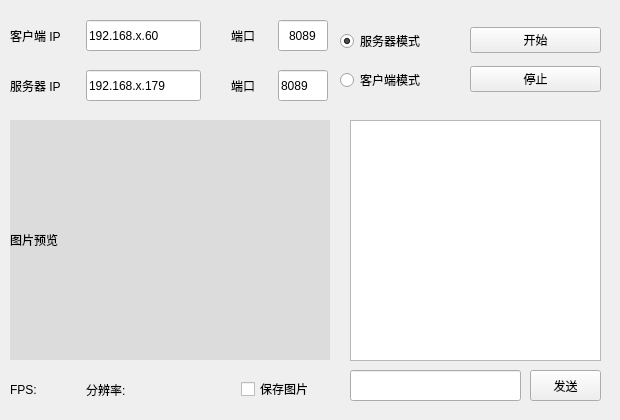
<?xml version="1.0" encoding="UTF-8"?>
<ui version="4.0">
 <class>tcpui</class>
 <widget class="QWidget" name="tcpui">
  <property name="geometry">
   <rect>
    <x>0</x>
    <y>0</y>
    <width>620</width>
    <height>420</height>
   </rect>
  </property>
  <property name="sizePolicy">
   <sizepolicy hsizetype="Minimum" vsizetype="Minimum">
    <horstretch>0</horstretch>
    <verstretch>0</verstretch>
   </sizepolicy>
  </property>
  <property name="minimumSize">
   <size>
    <width>620</width>
    <height>420</height>
   </size>
  </property>
  <property name="maximumSize">
   <size>
    <width>620</width>
    <height>420</height>
   </size>
  </property>
  <property name="sizeIncrement">
   <size>
    <width>620</width>
    <height>420</height>
   </size>
  </property>
  <property name="baseSize">
   <size>
    <width>620</width>
    <height>420</height>
   </size>
  </property>
  <property name="windowTitle">
   <string>tcpui</string>
  </property>
  <widget class="QLabel" name="image_label">
   <property name="geometry">
    <rect>
     <x>10</x>
     <y>120</y>
     <width>320</width>
     <height>240</height>
    </rect>
   </property>
   <property name="sizePolicy">
    <sizepolicy hsizetype="Preferred" vsizetype="Preferred">
     <horstretch>160</horstretch>
     <verstretch>120</verstretch>
    </sizepolicy>
   </property>
   <property name="minimumSize">
    <size>
     <width>320</width>
     <height>240</height>
    </size>
   </property>
   <property name="maximumSize">
    <size>
     <width>320</width>
     <height>240</height>
    </size>
   </property>
   <property name="styleSheet">
    <string notr="true">background-color:rgb(220, 220, 220)</string>
   </property>
   <property name="text">
    <string>图片预览</string>
   </property>
  </widget>
  <widget class="QTextBrowser" name="textBrowser">
   <property name="geometry">
    <rect>
     <x>350</x>
     <y>120</y>
     <width>251</width>
     <height>241</height>
    </rect>
   </property>
  </widget>
  <widget class="QLineEdit" name="sendEdit">
   <property name="geometry">
    <rect>
     <x>350</x>
     <y>370</y>
     <width>171</width>
     <height>31</height>
    </rect>
   </property>
  </widget>
  <widget class="QWidget" name="layoutWidget">
   <property name="geometry">
    <rect>
     <x>10</x>
     <y>20</y>
     <width>191</width>
     <height>31</height>
    </rect>
   </property>
   <layout class="QHBoxLayout" name="horizontalLayout">
    <item>
     <widget class="QLabel" name="client_ip">
      <property name="sizePolicy">
       <sizepolicy hsizetype="Minimum" vsizetype="Preferred">
        <horstretch>0</horstretch>
        <verstretch>0</verstretch>
       </sizepolicy>
      </property>
      <property name="maximumSize">
       <size>
        <width>70</width>
        <height>16777215</height>
       </size>
      </property>
      <property name="text">
       <string>客户端 IP</string>
      </property>
     </widget>
    </item>
    <item>
     <widget class="QLineEdit" name="server_ip_edit">
      <property name="sizePolicy">
       <sizepolicy hsizetype="Minimum" vsizetype="Preferred">
        <horstretch>0</horstretch>
        <verstretch>0</verstretch>
       </sizepolicy>
      </property>
      <property name="maximumSize">
       <size>
        <width>120</width>
        <height>16777215</height>
       </size>
      </property>
      <property name="text">
       <string>192.168.x.60</string>
      </property>
     </widget>
    </item>
   </layout>
  </widget>
  <widget class="QWidget" name="layoutWidget">
   <property name="geometry">
    <rect>
     <x>230</x>
     <y>20</y>
     <width>101</width>
     <height>31</height>
    </rect>
   </property>
   <layout class="QHBoxLayout" name="horizontalLayout_2">
    <item>
     <widget class="QLabel" name="server_port">
      <property name="sizePolicy">
       <sizepolicy hsizetype="Minimum" vsizetype="Preferred">
        <horstretch>0</horstretch>
        <verstretch>0</verstretch>
       </sizepolicy>
      </property>
      <property name="maximumSize">
       <size>
        <width>40</width>
        <height>50</height>
       </size>
      </property>
      <property name="text">
       <string>端口</string>
      </property>
     </widget>
    </item>
    <item>
     <widget class="QLineEdit" name="server_port_edit">
      <property name="sizePolicy">
       <sizepolicy hsizetype="Minimum" vsizetype="Preferred">
        <horstretch>0</horstretch>
        <verstretch>0</verstretch>
       </sizepolicy>
      </property>
      <property name="minimumSize">
       <size>
        <width>0</width>
        <height>0</height>
       </size>
      </property>
      <property name="maximumSize">
       <size>
        <width>50</width>
        <height>50</height>
       </size>
      </property>
      <property name="layoutDirection">
       <enum>Qt::LeftToRight</enum>
      </property>
      <property name="text">
       <string>8089</string>
      </property>
      <property name="alignment">
       <set>Qt::AlignCenter</set>
      </property>
     </widget>
    </item>
   </layout>
  </widget>
  <widget class="QWidget" name="layoutWidget">
   <property name="geometry">
    <rect>
     <x>10</x>
     <y>70</y>
     <width>191</width>
     <height>31</height>
    </rect>
   </property>
   <layout class="QHBoxLayout" name="horizontalLayout_3">
    <item>
     <widget class="QLabel" name="server_ip">
      <property name="sizePolicy">
       <sizepolicy hsizetype="Minimum" vsizetype="Preferred">
        <horstretch>0</horstretch>
        <verstretch>0</verstretch>
       </sizepolicy>
      </property>
      <property name="maximumSize">
       <size>
        <width>70</width>
        <height>16777215</height>
       </size>
      </property>
      <property name="text">
       <string>服务器 IP</string>
      </property>
     </widget>
    </item>
    <item>
     <widget class="QLineEdit" name="client_ip_edit">
      <property name="sizePolicy">
       <sizepolicy hsizetype="Minimum" vsizetype="Preferred">
        <horstretch>0</horstretch>
        <verstretch>0</verstretch>
       </sizepolicy>
      </property>
      <property name="maximumSize">
       <size>
        <width>120</width>
        <height>16777215</height>
       </size>
      </property>
      <property name="text">
       <string>192.168.x.179</string>
      </property>
     </widget>
    </item>
   </layout>
  </widget>
  <widget class="QWidget" name="layoutWidget">
   <property name="geometry">
    <rect>
     <x>230</x>
     <y>70</y>
     <width>101</width>
     <height>31</height>
    </rect>
   </property>
   <layout class="QHBoxLayout" name="horizontalLayout_4">
    <item>
     <widget class="QLabel" name="client_port">
      <property name="sizePolicy">
       <sizepolicy hsizetype="Minimum" vsizetype="Preferred">
        <horstretch>0</horstretch>
        <verstretch>0</verstretch>
       </sizepolicy>
      </property>
      <property name="maximumSize">
       <size>
        <width>40</width>
        <height>50</height>
       </size>
      </property>
      <property name="text">
       <string>端口</string>
      </property>
     </widget>
    </item>
    <item>
     <widget class="QLineEdit" name="client_port_edit">
      <property name="sizePolicy">
       <sizepolicy hsizetype="Minimum" vsizetype="Preferred">
        <horstretch>0</horstretch>
        <verstretch>0</verstretch>
       </sizepolicy>
      </property>
      <property name="minimumSize">
       <size>
        <width>0</width>
        <height>0</height>
       </size>
      </property>
      <property name="maximumSize">
       <size>
        <width>50</width>
        <height>50</height>
       </size>
      </property>
      <property name="text">
       <string>8089</string>
      </property>
     </widget>
    </item>
   </layout>
  </widget>
  <widget class="QWidget" name="layoutWidget">
   <property name="geometry">
    <rect>
     <x>340</x>
     <y>20</y>
     <width>111</width>
     <height>81</height>
    </rect>
   </property>
   <layout class="QVBoxLayout" name="verticalLayout">
    <item>
     <widget class="QRadioButton" name="server_mode_check">
      <property name="text">
       <string>服务器模式</string>
      </property>
      <property name="checked">
       <bool>true</bool>
      </property>
     </widget>
    </item>
    <item>
     <widget class="QRadioButton" name="client_mode_check">
      <property name="text">
       <string>客户端模式</string>
      </property>
     </widget>
    </item>
   </layout>
  </widget>
  <widget class="QWidget" name="layoutWidget">
   <property name="geometry">
    <rect>
     <x>470</x>
     <y>20</y>
     <width>131</width>
     <height>81</height>
    </rect>
   </property>
   <layout class="QVBoxLayout" name="verticalLayout_2">
    <item>
     <widget class="QPushButton" name="start_button">
      <property name="text">
       <string>开始</string>
      </property>
     </widget>
    </item>
    <item>
     <widget class="QPushButton" name="stop_button">
      <property name="text">
       <string>停止</string>
      </property>
     </widget>
    </item>
   </layout>
  </widget>
  <widget class="QPushButton" name="sendButton">
   <property name="geometry">
    <rect>
     <x>530</x>
     <y>370</y>
     <width>71</width>
     <height>31</height>
    </rect>
   </property>
   <property name="text">
    <string>发送</string>
   </property>
  </widget>
  <widget class="QWidget" name="">
   <property name="geometry">
    <rect>
     <x>10</x>
     <y>374</y>
     <width>321</width>
     <height>31</height>
    </rect>
   </property>
   <layout class="QHBoxLayout" name="horizontalLayout_5">
    <item>
     <widget class="QLabel" name="fps_label">
      <property name="maximumSize">
       <size>
        <width>70</width>
        <height>16777215</height>
       </size>
      </property>
      <property name="text">
       <string>FPS:</string>
      </property>
     </widget>
    </item>
    <item>
     <widget class="QLabel" name="image_size_label">
      <property name="text">
       <string>分辨率:</string>
      </property>
     </widget>
    </item>
    <item>
     <widget class="QCheckBox" name="save_check">
      <property name="maximumSize">
       <size>
        <width>90</width>
        <height>16777215</height>
       </size>
      </property>
      <property name="text">
       <string>保存图片</string>
      </property>
     </widget>
    </item>
   </layout>
  </widget>
 </widget>
 <resources/>
 <connections/>
</ui>
